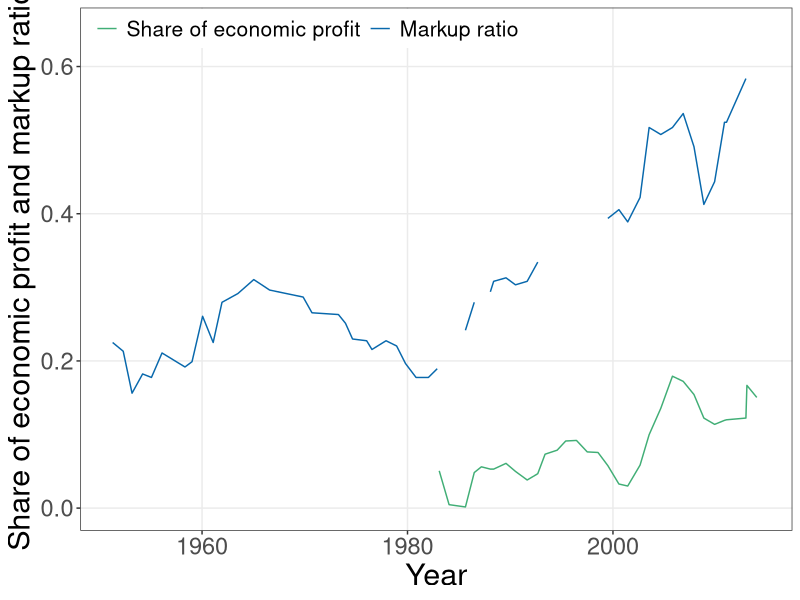
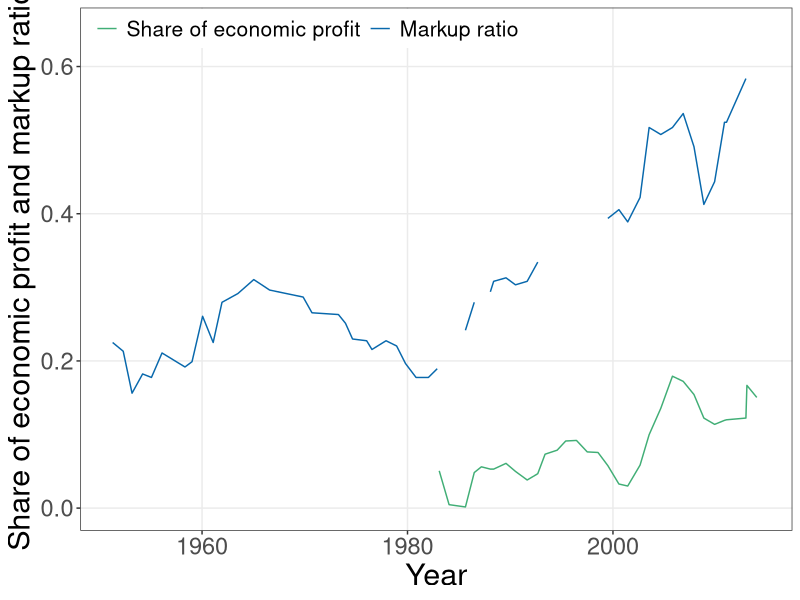
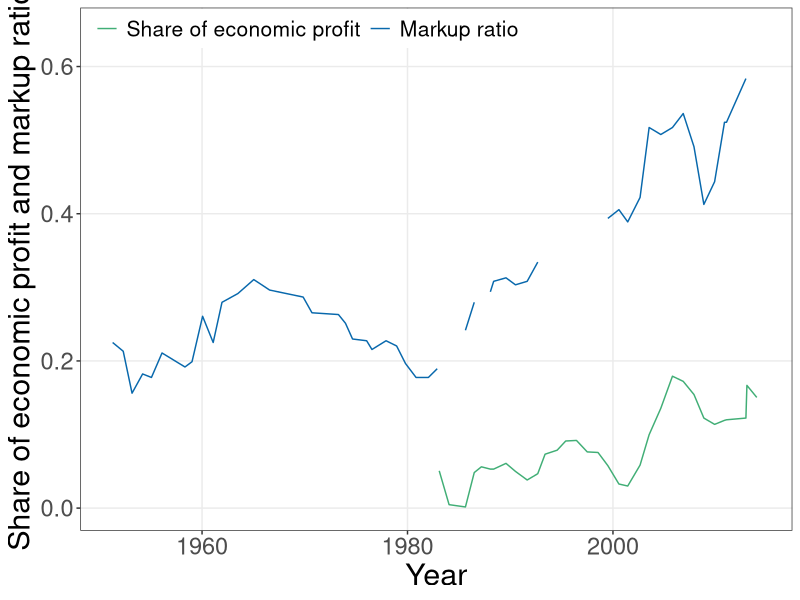

R code for these plots, in order:
#Graph Designer: Bridget Diana + Scott Cohn + Simon Halliday
#Authors: Bowles and Halliday
#Title: Coordination, Conflict and Competition: A Text in Microeconomics


require(shape)
library(tidyverse)
library(lubridate)
library(openxlsx)
#pdf(file = "competitionmarkets/loecker_barkai.pdf", width = 7, height = 7)
# ----
#Set parameters for graphics
axislabelsize <- 1.5
labelsize <- 1.2
graphlinewidth <- 2
segmentlinewidth <- 1.5

COL <- c("#7fc97f", "#beaed4", "#fdc086", "#ffff99", "#386cb0", "#f0027f", "#bf5b17", "#666666")
COLA <- c("#e0f3db", "#99d8c9","#66c2a4","#41ae76", "#238b45", "#005824")
COLB <- c("#c6dbef", "#4eb3d3", "#2b8cbe", "#0868ac","#084081")
COLC <- c("#fcfbfd", "#efedf5", "#dadaeb", "#bcbddc", "#9e9ac8", "#807dba", "#6a51a3", "#54278f", "#3f007d")

# functions
# ----
sub_1 <- function(x){
  x - 1
}

date_max <- function(x, y){
  max(x, y)
}
# ----


#----
# pull in data - HBG comment: I have commented out the data cleaning so this file can easily run.
# To uncomment the data cleaning, uncomment from line 40 to 116

# pull in data
# ----
library(readr)
barkai_2018 <- read_csv("competitionmarkets/loecker_barkai/barkai_2018.csv")
loecker_2018 <- read_csv("competitionmarkets/loecker_barkai/loecker_2018.csv")

# adjust / clean
loecker_2018$y_adj<- sub_1(loecker_2018["y"])


barkai_2018 <- barkai_2018 %>%
  rename("year_b" = x, "b_share" = y)

loecker_2018 <- loecker_2018 %>%
  rename("year_l" = x, "l_markup" = y_adj)

loecker_2018$y <- NULL

loecker_2018$year <- floor(loecker_2018$year_l)
barkai_2018$year <- floor(barkai_2018$year_b)

# ----
# library(readr)
# barkai_2018 <- read_csv("competitionmarkets/loecker_barkai/barkai_2018.csv")
# loecker_2018 <- read_csv("competitionmarkets/loecker_barkai/loecker_2018.csv")
# 
# # adjust / clean
# loecker_2018$y_adj<- sub_1(loecker_2018["y"])
# 
# 
# barkai_2018 <- barkai_2018 %>% 
#   rename("year_b" = x, "b_share" = y)
# 
# loecker_2018 <- loecker_2018 %>% 
#   rename("year_l" = x, "l_markup" = y_adj) 
# 
# loecker_2018$y <- NULL
# 
# loecker_2018$year <- floor(loecker_2018$year_l)
# barkai_2018$year <- floor(barkai_2018$year_b)
# 
# # ----
# # merge data
# loecker_barkai <- full_join(loecker_2018, barkai_2018, by = "year")
# 
# loecker_barkai <- 
#   loecker_barkai %>%
#   mutate(year_l = coalesce(year_l, 0),
#          year_b = coalesce(year_b, 0)
#          )
# 
# loecker_barkai$year <- 
#   pmax(loecker_barkai$year_l, loecker_barkai$year_b,
#        na.rm = FALSE
#        )
# 
# # manually inputting missing values: 
# 
# loecker_barkai <- as.data.frame(loecker_barkai)
# 
# #Loecker:
# #missing year values
# loecker_barkai$year<- ifelse(loecker_barkai$year == 0, loecker_barkai$year, loecker_barkai$year)
# #missing markup values (estimated from original data):
# #1983:
# loecker_barkai[53, 2] <- 0.193
# #1984:
# loecker_barkai[54, 2] <- 0.21
# #1987:
# loecker_barkai[55, 2] <- 0.2796
# #1993:
# loecker_barkai[56, 2] <- 0.34
# #1995:
# loecker_barkai[57, 2] <- 0.365
# #1996:
# loecker_barkai[58, 2] <- 0.375
# #1998 
# loecker_barkai[59, 2]<- 0.3936267
# 
# #Barkai:
# #missing year values 
# loecker_barkai$year_b<- ifelse(loecker_barkai$year_b == 0, ifelse(loecker_barkai$year >= 1985,loecker_barkai$year, loecker_barkai$year_b),  loecker_barkai$year_b)
# #missing b_share values (estimated from original data)
# #2001:
# loecker_barkai[40, "b_share"] <- .03
# #2011:
# loecker_barkai[50, "b_share"] <- 0.12
# 
# 
# #The ggplot had issues with read l_markup.y
# #So I re-did it and just mutated it
# #as  you'd coded it it was trying 
# #to read l_markup as a df itself
# LBdf <- 
#   loecker_barkai %>%
#   mutate(markup = l_markup$y) %>% 
#   select(year, markup, b_share)
# 
# write.xlsx(LBdf, 'competitionmarkets/loecker_barkai/LBdf_data.xlsx')

# graph
# ----

library(readxl)
LBdf <- read_excel("competitionmarkets/loecker_barkai/LBdf_data.xlsx")

p <-  ggplot(data = LBdf) +
  geom_line(aes(x = year, y = markup, color = "Markup ratio"), na.rm = TRUE) +
  geom_line(aes(x = year, y = b_share, color = "Share of economic profit"), na.rm = TRUE) +
  ylab("Share of economic profit and markup ratio") + 
  xlab("Year") +
  #scale_x_continuous() +
  theme_bw() +
  guides(color = guide_legend(reverse = TRUE)) +
  theme(legend.position = c(0.01, 0.96), 
        legend.justification = 'left',
        legend.direction = "horizontal", 
        legend.title = element_blank(),
        text = element_text(size = 19),
        axis.text = element_text(size = 17),
        axis.title = element_text(size = 22),
        panel.grid.minor = element_blank()) + 
  scale_colour_manual(values = c("#0868ac","#41ae76"))
  
p
#Save plot to PDF
ggsave(p, filename = "competitionmarkets/loecker_barkai.pdf", 
       width = 7, height = 7, units = "in")
ggsave(p, filename = "competitionmarkets/loecker_barkai.png", 
       width = 7, height = 7, units = "in")

# ----

#dev.off()
